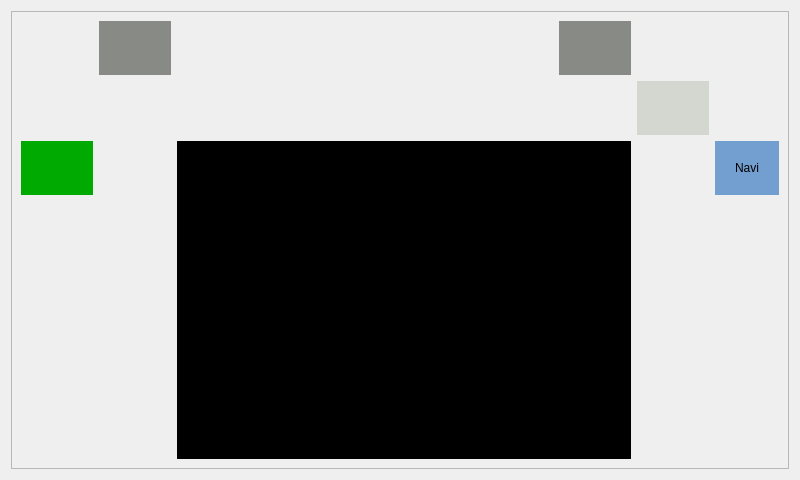
<?xml version="1.0" encoding="UTF-8"?>
<ui version="4.0">
 <class>Menu</class>
 <widget class="QWidget" name="Menu">
  <property name="modal" stdset="0">
   <bool>false</bool>
  </property>
  <property name="windowModality">
   <enum>Qt::NonModal</enum>
  </property>
  <property name="geometry">
   <rect>
    <x>0</x>
    <y>0</y>
    <width>800</width>
    <height>480</height>
   </rect>
  </property>
  <property name="sizePolicy">
   <sizepolicy hsizetype="Preferred" vsizetype="Preferred">
    <horstretch>0</horstretch>
    <verstretch>0</verstretch>
   </sizepolicy>
  </property>
  <property name="windowTitle">
   <string>Menu</string>
  </property>
  <property name="layoutDirection">
   <enum>Qt::LeftToRight</enum>
  </property>
  <property name="autoFillBackground">
   <bool>false</bool>
  </property>
  <property name="styleSheet">
   <string notr="true"/>
  </property>
  <property name="sizeGripEnabled" stdset="0">
   <bool>true</bool>
  </property>
  <layout class="QGridLayout" name="gridLayout">
   <item row="0" column="0">
    <widget class="QFrame" name="frame">
     <property name="styleSheet">
      <string notr="true"/>
     </property>
     <property name="frameShape">
      <enum>QFrame::StyledPanel</enum>
     </property>
     <property name="frameShadow">
      <enum>QFrame::Raised</enum>
     </property>
     <layout class="QGridLayout" name="gridLayout_2">
      <item row="2" column="6">
       <widget class="QPushButton" name="android">
        <property name="enabled">
         <bool>true</bool>
        </property>
        <property name="sizePolicy">
         <sizepolicy hsizetype="Maximum" vsizetype="Maximum">
          <horstretch>0</horstretch>
          <verstretch>0</verstretch>
         </sizepolicy>
        </property>
        <property name="minimumSize">
         <size>
          <width>40</width>
          <height>40</height>
         </size>
        </property>
        <property name="sizeIncrement">
         <size>
          <width>0</width>
          <height>0</height>
         </size>
        </property>
        <property name="styleSheet">
         <string notr="true">background: rgb(0, 170, 0);
border-radius:50%;
border-style:solid;
padding:20px;
</string>
        </property>
        <property name="text">
         <string/>
        </property>
        <property name="iconSize">
         <size>
          <width>48</width>
          <height>48</height>
         </size>
        </property>
        <property name="default">
         <bool>false</bool>
        </property>
        <property name="flat">
         <bool>false</bool>
        </property>
       </widget>
      </item>
      <item row="2" column="8" rowspan="2" colspan="3">
       <widget class="OClock" name="widget" native="true">
        <property name="sizePolicy">
         <sizepolicy hsizetype="Expanding" vsizetype="Expanding">
          <horstretch>0</horstretch>
          <verstretch>0</verstretch>
         </sizepolicy>
        </property>
        <property name="styleSheet">
         <string notr="true">background-color:black;
</string>
        </property>
       </widget>
      </item>
      <item row="2" column="12">
       <widget class="QPushButton" name="navi">
        <property name="sizePolicy">
         <sizepolicy hsizetype="Maximum" vsizetype="Maximum">
          <horstretch>0</horstretch>
          <verstretch>0</verstretch>
         </sizepolicy>
        </property>
        <property name="styleSheet">
         <string notr="true">background: rgb(114, 159, 207);
border-radius:50%;
border-style:solid;
padding:20px;
</string>
        </property>
        <property name="text">
         <string>Navi</string>
        </property>
        <property name="iconSize">
         <size>
          <width>48</width>
          <height>48</height>
         </size>
        </property>
       </widget>
      </item>
      <item row="1" column="11">
       <widget class="QPushButton" name="bluetooth">
        <property name="sizePolicy">
         <sizepolicy hsizetype="Maximum" vsizetype="Maximum">
          <horstretch>0</horstretch>
          <verstretch>0</verstretch>
         </sizepolicy>
        </property>
        <property name="styleSheet">
         <string notr="true">background: rgb(211, 215, 207);
border-radius:50%;
border-style:solid;
padding:20px;
</string>
        </property>
        <property name="text">
         <string/>
        </property>
        <property name="iconSize">
         <size>
          <width>48</width>
          <height>48</height>
         </size>
        </property>
       </widget>
      </item>
      <item row="0" column="10">
       <widget class="QPushButton" name="player">
        <property name="sizePolicy">
         <sizepolicy hsizetype="Maximum" vsizetype="Maximum">
          <horstretch>0</horstretch>
          <verstretch>0</verstretch>
         </sizepolicy>
        </property>
        <property name="autoFillBackground">
         <bool>false</bool>
        </property>
        <property name="styleSheet">
         <string notr="true">background: rgb(136, 138, 133);
border-radius:50%;
border-style:solid;
padding:20px;
</string>
        </property>
        <property name="text">
         <string/>
        </property>
        <property name="iconSize">
         <size>
          <width>48</width>
          <height>48</height>
         </size>
        </property>
       </widget>
      </item>
      <item row="0" column="7">
       <widget class="QPushButton" name="settings">
        <property name="sizePolicy">
         <sizepolicy hsizetype="Maximum" vsizetype="Maximum">
          <horstretch>0</horstretch>
          <verstretch>0</verstretch>
         </sizepolicy>
        </property>
        <property name="styleSheet">
         <string notr="true">background: rgb(136, 138, 133);
border-radius:50%;
border-style:solid;
padding:20px;
</string>
        </property>
        <property name="text">
         <string/>
        </property>
        <property name="iconSize">
         <size>
          <width>48</width>
          <height>48</height>
         </size>
        </property>
       </widget>
      </item>
     </layout>
    </widget>
   </item>
  </layout>
 </widget>
 <customwidgets>
  <customwidget>
   <class>OClock</class>
   <extends>QWidget</extends>
   <header location="global">oclock.h</header>
   <container>1</container>
  </customwidget>
 </customwidgets>
 <resources/>
 <connections/>
</ui>
